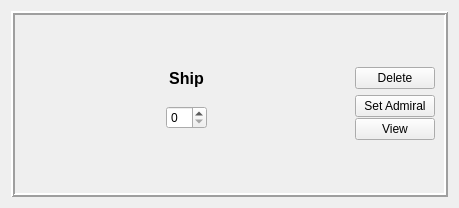
<?xml version="1.0" encoding="UTF-8"?>
<ui version="4.0">
 <class>QFLW_Group</class>
 <widget class="QWidget" name="QFLW_Group">
  <property name="geometry">
   <rect>
    <x>0</x>
    <y>0</y>
    <width>459</width>
    <height>208</height>
   </rect>
  </property>
  <property name="windowTitle">
   <string>Form</string>
  </property>
  <layout class="QGridLayout" name="gridLayout_3">
   <item row="0" column="0">
    <widget class="QFrame" name="frame">
     <property name="frameShape">
      <enum>QFrame::Box</enum>
     </property>
     <property name="frameShadow">
      <enum>QFrame::Raised</enum>
     </property>
     <property name="lineWidth">
      <number>2</number>
     </property>
     <layout class="QGridLayout" name="gridLayout_2">
      <item row="0" column="0">
       <layout class="QGridLayout" name="gridLayout">
        <item row="0" column="0">
         <widget class="QLabel" name="shipnameLabel">
          <property name="font">
           <font>
            <pointsize>12</pointsize>
            <bold>true</bold>
           </font>
          </property>
          <property name="toolTip">
           <string>Drag to move battlegroups</string>
          </property>
          <property name="toolTipDuration">
           <number>6000</number>
          </property>
          <property name="text">
           <string>Ship</string>
          </property>
          <property name="alignment">
           <set>Qt::AlignCenter</set>
          </property>
         </widget>
        </item>
        <item row="0" column="1">
         <widget class="QPushButton" name="deleteGroupButton">
          <property name="text">
           <string>Delete</string>
          </property>
         </widget>
        </item>
        <item row="1" column="0">
         <layout class="QHBoxLayout" name="horizontalLayout_2">
          <property name="spacing">
           <number>1</number>
          </property>
          <item>
           <spacer name="horizontalSpacer_2">
            <property name="orientation">
             <enum>Qt::Horizontal</enum>
            </property>
            <property name="sizeHint" stdset="0">
             <size>
              <width>40</width>
              <height>20</height>
             </size>
            </property>
           </spacer>
          </item>
          <item>
           <widget class="QSpinBox" name="numSpin"/>
          </item>
          <item>
           <spacer name="horizontalSpacer">
            <property name="orientation">
             <enum>Qt::Horizontal</enum>
            </property>
            <property name="sizeHint" stdset="0">
             <size>
              <width>40</width>
              <height>20</height>
             </size>
            </property>
           </spacer>
          </item>
          <item>
           <layout class="QVBoxLayout" name="admiralLayout"/>
          </item>
         </layout>
        </item>
        <item row="1" column="1">
         <layout class="QVBoxLayout" name="verticalLayout">
          <property name="spacing">
           <number>1</number>
          </property>
          <item>
           <widget class="QPushButton" name="setAdmiralButton">
            <property name="text">
             <string>Set Admiral</string>
            </property>
           </widget>
          </item>
          <item>
           <widget class="QPushButton" name="viewShipButton">
            <property name="text">
             <string>View</string>
            </property>
           </widget>
          </item>
         </layout>
        </item>
       </layout>
      </item>
     </layout>
    </widget>
   </item>
  </layout>
 </widget>
 <resources/>
 <connections/>
</ui>
